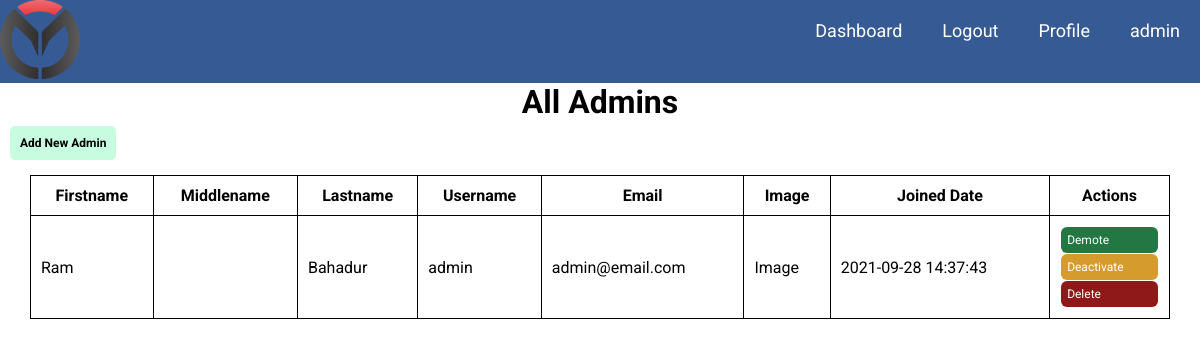
/admin/members.admins.php (signed in), run on the app's committed database.
### tables this page shows
CREATE TABLE `users` (
  `id` int(11) NOT NULL,
  `firstname` varchar(50) NOT NULL,
  `middlename` varchar(50) DEFAULT NULL,
  `lastname` varchar(50) NOT NULL,
  `username` varchar(100) NOT NULL,
  `email` varchar(100) NOT NULL,
  `user_password` varchar(100) NOT NULL,
  `profile_image` varchar(255) DEFAULT NULL,
  `is_superuser` tinyint(1) DEFAULT 0,
  `is_active` tinyint(1) DEFAULT 1,
  `joined_date` timestamp NOT NULL DEFAULT current_timestamp()
);

### admin/data.php (called while the page is built, shortened)
<?php
function allAdmins($conn){
    $is_superuser = 1;
    $is_active = 1;
    $sql = 'select * from users where is_superuser=? and is_active=?';
    $stmt=$conn->prepare($sql);
    $stmt->bind_param("ii", $is_superuser, $is_active);
    $stmt->execute();
    $result=$stmt->get_result();
    return $result;
}

### admin/members.admins.php (the view, shortened to what this page needs)
<?php
include "header.php";
include "../database/dbconnection.php";
require "data.php";
$all_admins= allAdmins($conn);
?>
<div class="main-content">
    <h1 style="text-align:center">All Admins</h1>
    <a href="../signup.php" class="btn-table-top"><b>Add New Admin</b></a>
    <div class="data">
        <table>
            <thead>
                <tr>
                    <th>Firstname</th>
                    <th>Middlename</th>
                    <th>Lastname</th>
                    <th>Username</th>
                    <th>Email</th>
                    <th>Image</th>
                    <th>Joined Date</th>
                    <th>Actions</th>
                </tr>
            </thead>
            <tbody>
                <?php
                    while($row=$all_admins->fetch_assoc()){
                        ?>
                        <tr>
                            <td><?php echo $row["firstname"] ?></td>
                            <td><?php echo $row["middlename"] ?></td>
                            <td><?php echo $row["lastname"] ?></td>
                            <td><?php echo $row["username"] ?></td>
                            <td><?php echo $row["email"] ?></td>
                            <td>Image</td>
                            <td><?php echo $row["joined_date"] ?></td>
                            <td>
                                <a href="demote.php?userid=<?php echo $row["id"] ?>" class="edit" onClick="javascript:return confirm('Demoting the user. Confirm?')">Demote</a>
                                <a href="deactivate.php?userid=<?php echo $row["id"] ?>" class="deactivate" onClick="javascript:return confirm('Deactivating the user. Confirm?')">Deactivate</a>
                                <a href="delete.php?userid=<?php echo $row["id"] ?>" class="delete" onClick="javascript:return confirm('Deleting the user. Confirm?')">Delete</a>
                            </td>
                        </tr>
                        <?php
                    }
                ?>
            </tbody>
        </table>
    </div>
</div>

### assets/css/style.css (style rules this page uses)
* { box-sizing: border-box; padding: 0; margin: 0; font-family: "Roboto", "sans-serif"; }
.btn-table-top { text-decoration: none; background-color: #c8fce0; padding: 10px; border-radius: 5px; color: #000; margin: 5px 10px; display: inline-block; font-size: 12px; }
table, th, td { border: 1px solid; border-collapse: collapse; }
table { width: 95%; margin: 10px auto; }
th,td { padding: 10px; }
.edit, .delete, .deactivate { text-decoration: none; display:block; padding: 6px; border-radius: 6px; color: #fff; font-size:12px; margin: 1px; }
.edit { background-color:rgb(34, 119, 66); }
.delete { background-color:#8f1818; }
.deactivate { background-color:rgb(214, 155, 45); }

### data on the page
users: firstname "Ram", lastname "Bahadur", username "admin", email "admin@email.com", joined_date "2021-09-28 14:37:43"

### other printed values
$_SESSION['username'] "admin"
